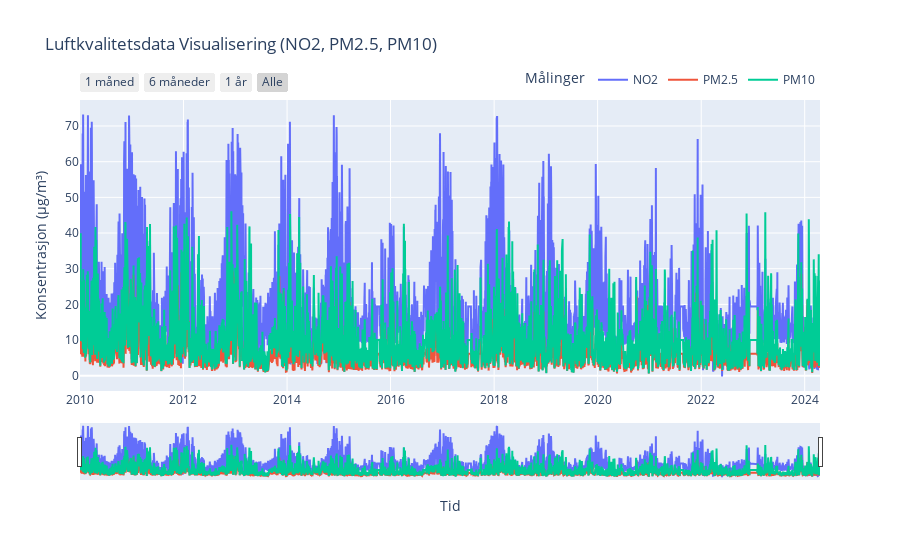

This figure's notebook cell:
### Markdown cell above
Videre ønsker vi å se på datasettet i sin helhet. Til dette har vi brukt plotly for å lage en interaktiv graf, hvor man selv enkelt kan filtrere ut enkelte verdier, skalere tidslinjen og lese av nøyaktige verdier for hver observasjon.

### Code cell
# Hente inn ploty over NILU
nilu_plotly.show()

### Figure 1 — Plotly figure (JSON) as saved in the notebook; plotly's stock layout.template omitted (floating-point values rounded to 4 significant figures; data arrays with more than 128 entries replaced by an {"elided": "..."} marker saying what was removed)
{"data": [{"mode": "lines", "name": "NO2", "type": "scatter", "x": {"elided": "5222 str values"}, "y": {"elided": "5222 float values"}}, {"mode": "lines", "name": "PM2.5", "type": "scatter", "x": {"elided": "5222 str values"}, "y": {"elided": "5222 float values"}}, {"mode": "lines", "name": "PM10", "type": "scatter", "x": {"elided": "5222 str values"}, "y": {"elided": "5222 float values"}}], "layout": {"legend": {"orientation": "h", "title": {"text": "Målinger"}, "x": 1, "xanchor": "right", "y": 1.02, "yanchor": "bottom"}, "title": {"text": "Luftkvalitetsdata Visualisering (NO2, PM2.5, PM10)"}, "xaxis": {"rangeselector": {"buttons": [{"count": 1, "label": "1 måned", "step": "month", "stepmode": "backward"}, {"count": 6, "label": "6 måneder", "step": "month", "stepmode": "backward"}, {"count": 1, "label": "1 år", "step": "year", "stepmode": "backward"}, {"label": "Alle", "step": "all"}]}, "rangeslider": {"visible": true}, "title": {"text": "Tid"}, "type": "date"}, "yaxis": {"title": {"text": "Konsentrasjon (µg/m³)"}}}}
